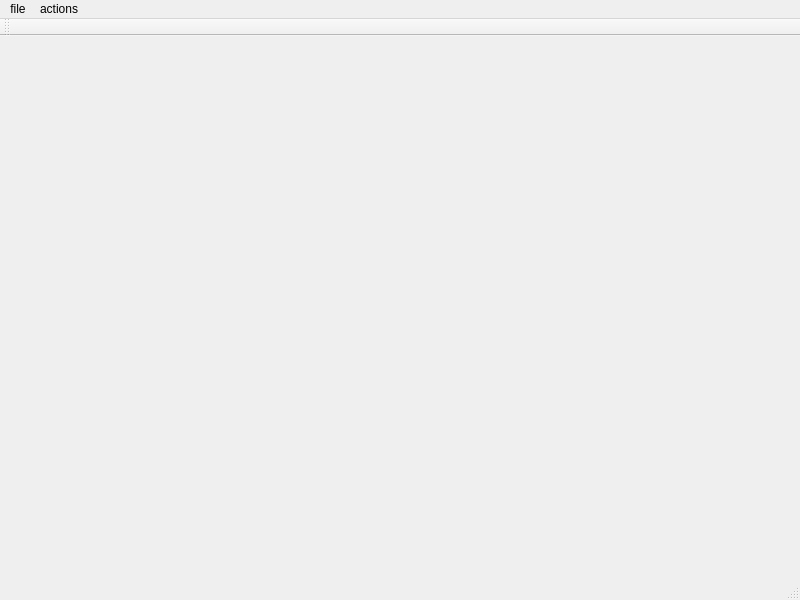
<?xml version="1.0" encoding="UTF-8"?>
<ui version="4.0">
 <class>MainWindow</class>
 <widget class="QMainWindow" name="MainWindow">
  <property name="geometry">
   <rect>
    <x>0</x>
    <y>0</y>
    <width>800</width>
    <height>600</height>
   </rect>
  </property>
  <property name="windowTitle">
   <string>MainWindow</string>
  </property>
  <widget class="QWidget" name="centralwidget"/>
  <widget class="QMenuBar" name="menubar">
   <property name="geometry">
    <rect>
     <x>0</x>
     <y>0</y>
     <width>800</width>
     <height>21</height>
    </rect>
   </property>
   <widget class="QMenu" name="menufile">
    <property name="title">
     <string>file</string>
    </property>
   </widget>
   <widget class="QMenu" name="menuinsert">
    <property name="title">
     <string>actions</string>
    </property>
    <addaction name="actionaddrow"/>
    <addaction name="actionremoverow"/>
   </widget>
   <addaction name="menufile"/>
   <addaction name="menuinsert"/>
  </widget>
  <widget class="QStatusBar" name="statusbar"/>
  <widget class="QToolBar" name="toolBar">
   <property name="windowTitle">
    <string>toolBar</string>
   </property>
   <attribute name="toolBarArea">
    <enum>TopToolBarArea</enum>
   </attribute>
   <attribute name="toolBarBreak">
    <bool>false</bool>
   </attribute>
  </widget>
  <action name="actionaddrow">
   <property name="text">
    <string>addrow</string>
   </property>
  </action>
  <action name="actionremoverow">
   <property name="text">
    <string>removerow</string>
   </property>
  </action>
 </widget>
 <resources/>
 <connections/>
</ui>
